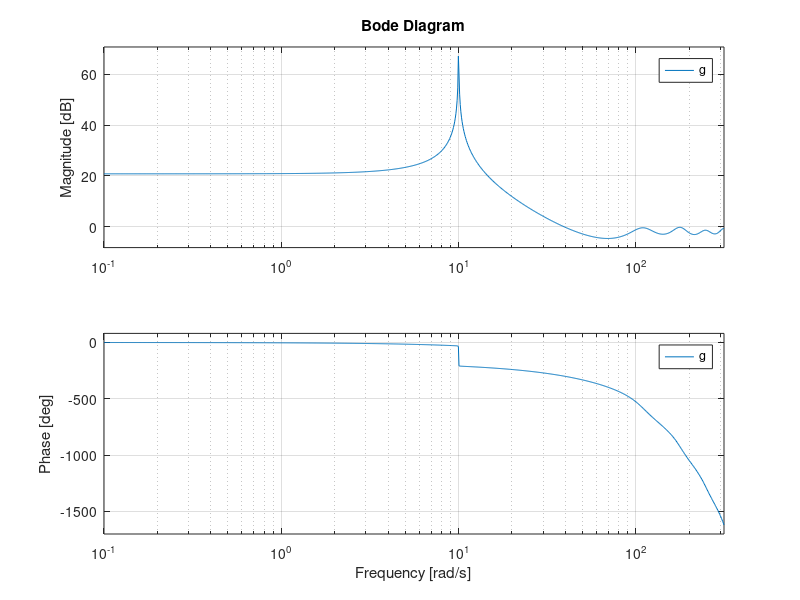

The MATLAB source for this figure:
% SVD application in the modeling of a noisy oscillatory signal 
%     as the output of an autoregressive model:
%     y(n)=[y(n-1),y(n-2),...]*q

% Define the signals
t=(0:.01:10)';          % time
n=rand(size(t))-.5;     % noise
y=sin(10*t+1)+.02*n;    % measurement
N0=10:length(t);        % fitting window

% Optional Filtering for frequency-weighted fit
%F=tf(.01,[1 -.99],.01);y=lsim(F,y); 

% Form the regressor by taking lags of the output
W=[y(N0-1),y(N0-2),y(N0-3),y(N0-4),y(N0-5),y(N0-6),y(N0-7),y(N0-8),y(N0-9)];

% least squares fit
q=W\(y(N0))
plot(t,y,t(N0),W*q,t(N0),W*q-y(N0)); pause    % check the fit

% Autoregressive transfer function: resonance at the oscillation frequency
g=tf(1,[1 -q'],.01)
bode(g)                 % check the t.f.

% Model order: How many columns of W do you need?
s=svd(W)            % svd of regressor
s2=svd(W'*W)         % svd of gramian

% Questions:
% 1. What is the relationship between s and s2? How many lags do you need
% in the model?   
% 2. The singular values of W appear to reach a floor related to the noise. 
%    Derive this value analytically and verify with an example.
% 3. What is ithe effect of the noise amplitude?
% 4. What happens when the signal is composed of two frequencies, say 10
% and 2?
